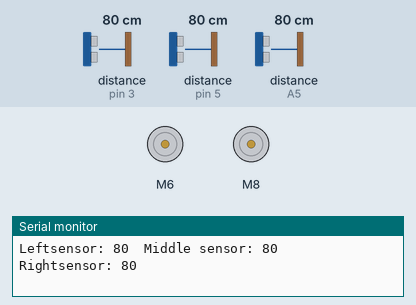
Simulated run of this sketch. Board: Arduino Uno, built with avr-gcc and run on an emulated ATmega328P. On the bench: 2 × DC motor (green arrow = forward, orange = backward, longer = faster), the last lines printed to the serial monitor. The inputs (shaded band) are chosen by the test bench; at power-on: distance to the obstacle (sensors on pin 5, pin 3, A5) 80 cm.

Above: at 5.9 s.
6.0 s: distance to the obstacle (sensor on pin 5) set to 30 cm
9.0 s: distance to the obstacle (sensor on pin 5) set to 24 cm
At 10.1 s:
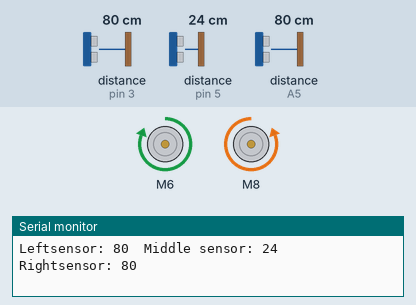
10.5 s: distance to the obstacle (sensor on pin 3) set to 2 cm
13.5 s: distance to the obstacle (sensor on pin 5) set to 35 cm
At 13.9 s:
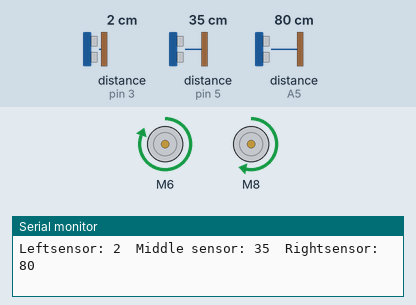
15.0 s: distance to the obstacle (sensor on A5) set to 30 cm
16.5 s: distance to the obstacle (sensor on A5) set to 24 cm
At 17.5 s:
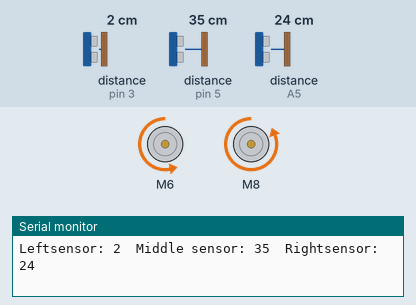
Timing chart, 0 to 19.0 s (numbered marks = the images above; inputs shaded):
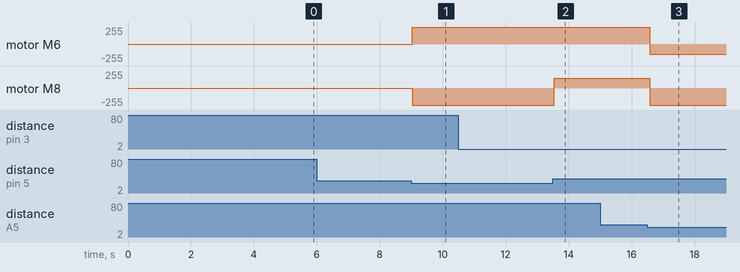

Measured:
- the behaviour switches between 27 and 26 cm on distance to the obstacle (sensor on pin 5) (found by bisection; images 0 and 1)
- the behaviour switches between 27 and 26 cm on distance to the obstacle (sensor on A5) (found by bisection; images 2 and 3)
- after the input at 9.0 s, motor M6: stopped → forward 255/255 at once; motor M8: stopped → backward 255/255 at once
- after the input at 13.5 s, motor M8: backward 255/255 → forward 150/255 at once
- after the input at 16.5 s, motor M6: forward 255/255 → backward 150/255 after 0.08 s; motor M8: forward 150/255 → backward 255/255 after 0.08 s

The sketch:

SUBOMOTO.ino
```cpp
#include <QTRSensors.h>
#include <SparkFun_TB6612.h>
#include <Ultrasonic.h>

//speed variable
int maxspeed = 255;
int spinspeed = 250;
int skipSpeed = 30;
int leftSpeed;
int rightSpeed;

volatile unsigned long startTime = 0;
volatile unsigned long endTime = 0;
volatile long duration = 0;
volatile bool measuring = false;

#define PWMA 10
#define PWMB 11
#define STBY 12

//REAR WHEELS
#define first_AIN1 6 //RIGHT
#define first_BIN1 8 //LEFT
#define first_AIN2 7 //RIGHT
#define first_BIN2 9 //LEFT

const int offsetA = 1;
const int offsetB = -1;

Ultrasonic ultrasonicL(2, 3);
Ultrasonic ultrasonicM(4, 5);
Ultrasonic ultrasonicR(A4, A5);

long distanceR, distanceL, distanceM;

// QTRSensorsRC qtr((unsigned char[]){A2, A3, A4}, 3, 2500);

Motor motor1 = Motor(first_AIN1, first_AIN2, PWMA, offsetA, STBY); // RIGHT FRONT
Motor motor2 = Motor(first_BIN1, first_BIN2, PWMB, offsetB, STBY); // LEFT FRONT

void setup() {

  Serial.begin(9600);
  pinMode(STBY, OUTPUT);
  // pinMode(CTRL_QTR, OUTPUT);
  // digitalWrite(CTRL_QTR, HIGH);
  digitalWrite(STBY, HIGH);
  // delay(3000);
  // calibrateSensors();

  delay(4700);
}

// void calibrateSensors() {
//   Serial.println("Calibrating sensors...");
//   for (int i = 0; i < 400; i++) {
//     qtr.calibrate();
//     driveMotors(-170, 170);
//     delay(5);
//   }
//   driveMotors(0, 0);
//   Serial.println("Calibration done.");
// }

void loop() {

  scanForOpponent();
  delay(50);
}

void scanForOpponent() {

  distanceM = ultrasonicM.read();
  distanceR = ultrasonicR.read();
  distanceL = ultrasonicL.read();

  Serial.print("\n");
  Serial.print("Leftsensor: ");
  Serial.print(distanceL);
  Serial.print("\t");
  Serial.print("Middle sensor: ");
  Serial.print(distanceM);
  Serial.print("\t");
  Serial.print("Rightsensor: ");
  Serial.print(distanceR);

  if (distanceM < 27) {
    motor1.drive(255);
    motor2.drive(255);
  }else if(distanceR < 27){
    motor1.drive(-150);
    motor2.drive(255);
    delay(550);
  }
  else if (distanceL < 27){
    motor1.drive(255);
    motor2.drive(-150);
    delay(550);
  }
  else{
    motor1.drive(0);
    motor2.drive(0);
  }

}

void moveForward() {
  driveMotors(255, 255);
}

void turnRight() {
  driveMotors(255, 0);
}

void turnLeft() {
  driveMotors(0, 255);
}

void moveBackward() {
  driveMotors(-255, -255);
}

void stopMotors() {
  driveMotors(0,0);
}

// bool detectBorder() {
//   unsigned int sensorValues[3];

//   int reading = qtr.readLine(sensorValues);

//   Serial.print(reading);
//   for (int i = 0; i < 3; i++) {
//     if (sensorValues[i] > 400) {
//       return true;
//     }
//   }

//   return false;
// }

void driveMotors(int leftSpeed, int rightSpeed) {
    motor2.drive(leftSpeed);
    motor1.drive(rightSpeed);
}
```
